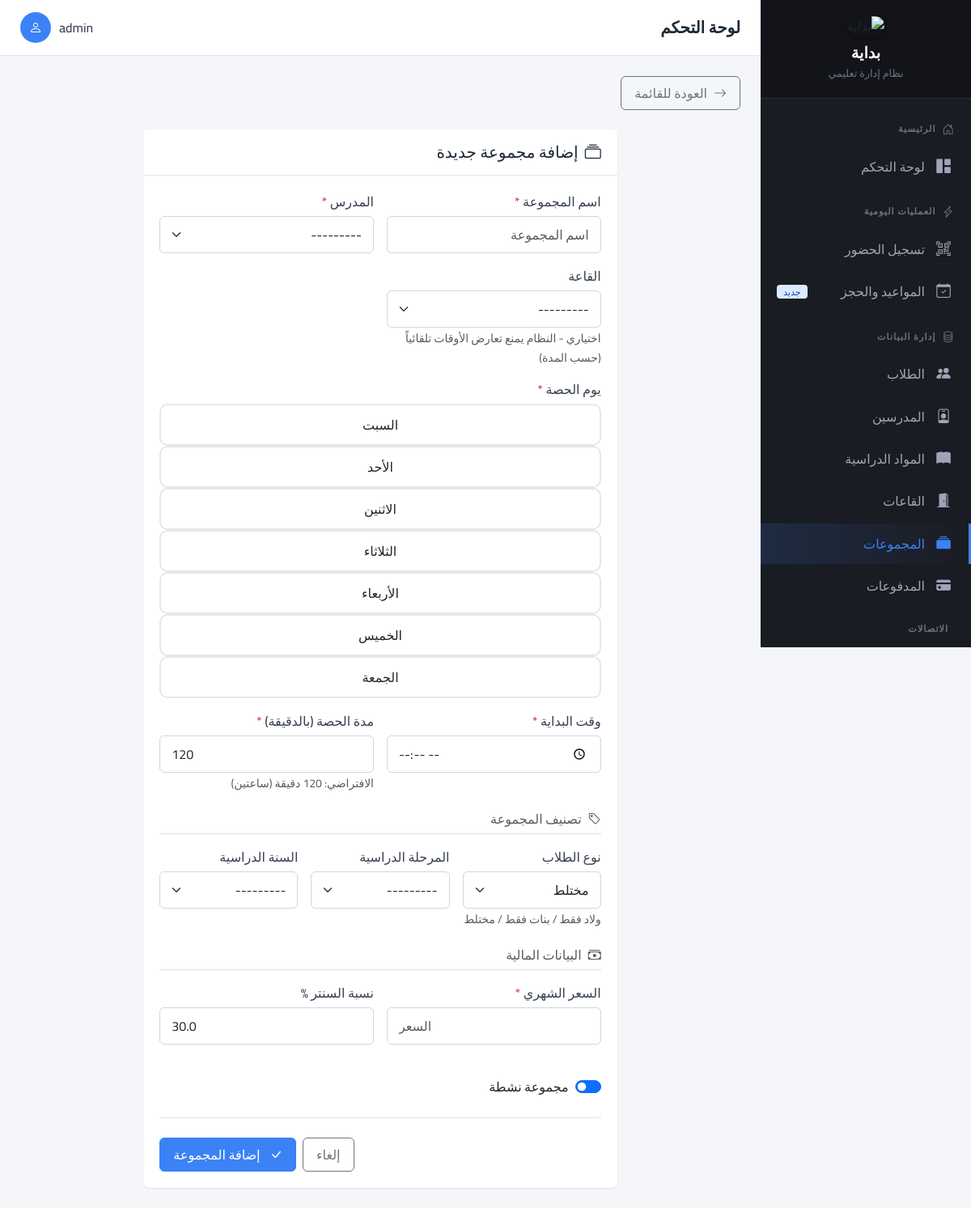
Page /teachers/groups/create/ (signed in) on the committed database.
### apps/accounts/models.py (models this page shows, shortened)
class User(AbstractUser):
    ROLE_CHOICES = [
        ('admin', 'مدير النظام'),
        ('supervisor', 'مشرف الحضور'),
        ('teacher', 'مدرس'),
    ]
    user_id = models.AutoField(primary_key=True)
    role = models.CharField(
        max_length=20,
        choices=ROLE_CHOICES,
        default='supervisor',
        verbose_name='الدور'
    )
    phone = models.CharField(
        max_length=17,
        blank=True,
        verbose_name='رقم الهاتف'
    )
    is_active = models.BooleanField(default=True)
    created_at = models.DateTimeField(auto_now_add=True)
    updated_at = models.DateTimeField(auto_now=True)
    class Meta:
        db_table = 'users'
        verbose_name = 'مستخدم'
        verbose_name_plural = 'المستخدمين'

### apps/teachers/models.py (models this page shows, shortened)
class Teacher(models.Model):
    teacher_id = models.AutoField(primary_key=True)
    full_name = models.CharField(max_length=255, verbose_name="اسم المدرس")
    phone = models.CharField(max_length=17, verbose_name="رقم الهاتف")
    email = models.EmailField(
        blank=True,
        null=True,
        unique=True,
        verbose_name="البريد الإلكتروني",
        help_text="حقل اختياري"
    )
    subjects = models.ManyToManyField(
        Subject,
        blank=True,
        related_name='teachers',
        verbose_name="التخصصات / المواد"
    )
    specialization = models.CharField(
        max_length=100,
        blank=True,
        verbose_name="التخصص (قديم)"
    )
    photo = models.ImageField(
        upload_to='teachers/photos/',
        blank=True,
        null=True,
        verbose_name="الصورة الشخصية",
        help_text="ضرورية لطباعة ظهر كارنيه الطالب"
    )
    hire_date = models.DateField(verbose_name="تاريخ التعيين")
    is_active = models.BooleanField(default=True, verbose_name="نشط")
    created_at = models.DateTimeField(auto_now_add=True)
    updated_at = models.DateTimeField(auto_now=True)
    class Meta:
        db_table = 'teachers'
        verbose_name = 'مدرس'
        verbose_name_plural = 'المدرسين'
        ordering = ['full_name']
    def __str__(self):
        return self.full_name

class Room(models.Model):
    room_id = models.AutoField(primary_key=True)
    name = models.CharField(max_length=100, unique=True, verbose_name="اسم القاعة")
    capacity = models.PositiveIntegerField(verbose_name="السعة القصوى")
    is_active = models.BooleanField(default=True, verbose_name="نشط")
    created_at = models.DateTimeField(auto_now_add=True)
    updated_at = models.DateTimeField(auto_now=True)
    class Meta:
        db_table = 'rooms'
        verbose_name = 'قاعة'
        verbose_name_plural = 'القاعات'
        ordering = ['name']
    def __str__(self):
        return self.name

### apps/teachers/views.py (the view)
# urls.py: path('groups/create/', views.group_create, name='group_create'),
@login_required
def group_create(request):
    if request.method == 'POST':
        form = GroupForm(request.POST)
        if form.is_valid():
            schedule_days_json = request.POST.get('schedule_days')
            if schedule_days_json:
                try:
                    import json
                    schedule_days = json.loads(schedule_days_json)
                except:
                    schedule_days = [form.cleaned_data.get('schedule_day')]
            else:
                schedule_days = [form.cleaned_data.get('schedule_day')]
            created_groups = []
            for i, day in enumerate(schedule_days):
                group_name = form.cleaned_data['group_name']
                if len(schedule_days) > 1:
                    day_ar = {
                        'Saturday': '(السبت)',
                        'Sunday': '(الأحد)',
                        'Monday': '(الاثنين)',
                        'Tuesday': '(الثلاثاء)',
                        'Wednesday': '(الأربعاء)',
                        'Thursday': '(الخميس)',
                        'Friday': '(الجمعة)',
                    }.get(day, '')
                    group_name = f"{group_name} {day_ar}"
                group = Group.objects.create(
                    group_name=group_name,
                    teacher=form.cleaned_data['teacher'],
                    room=form.cleaned_data.get('room'),
                    schedule_day=day,
                    schedule_time=form.cleaned_data['schedule_time'],
                    duration_minutes=form.cleaned_data['duration_minutes'],
                    gender_type=form.cleaned_data.get('gender_type', 'mixed'),
                    education_stage=form.cleaned_data.get('education_stage'),
                    education_year=form.cleaned_data.get('education_year'),
                    standard_fee=form.cleaned_data['standard_fee'],
                    center_percentage=form.cleaned_data.get('center_percentage', 30),
                    is_active=form.cleaned_data.get('is_active', True),
                )
                created_groups.append(group)
            if len(created_groups) > 1:
                messages.success(request, f'تم إضافة {len(created_groups)} مجموعات بنجاح')
            else:
                messages.success(request, 'تم إضافة المجموعة بنجاح')
            return redirect('teachers:group_list')
    else:
        form = GroupForm()
    return render(request, 'teachers/groups/form.html', {'form': form})

### templates/teachers/groups/form.html (shortened to what this page needs)
{% extends 'base.html' %}
{% block content %}
<div class="mb-4">
    <a href="{% url 'teachers:group_list' %}" class="btn btn-outline-secondary">
        <i class="bi bi-arrow-right me-2"></i>العودة للقائمة
    </a>
</div>
<div class="row justify-content-center">
    <div class="col-md-8">
        <div class="card">
            <div class="card-header">
                <h5 class="mb-0">
                    {% if group %}
                    <i class="bi bi-pencil me-2"></i>تعديل المجموعة - {{ group.group_name }}
                    {% else %}
                    <i class="bi bi-collection me-2"></i>إضافة مجموعة جديدة
                    {% endif %}
                </h5>
            </div>
            <div class="card-body">
                <form method="post">
                    <div class="row g-3">
                        <div class="col-md-6">
                            <label class="form-label">اسم المجموعة <span class="text-danger">*</span></label>
                            {{ form.group_name }}
                        </div>
                        <div class="col-md-6">
                            <label class="form-label">المدرس <span class="text-danger">*</span></label>
                            {{ form.teacher }}
                        </div>
                        <div class="col-md-6">
                            <label class="form-label">القاعة</label>
                            {{ form.room }}
                            <small class="text-muted">اختياري - النظام يمنع تعارض الأوقات تلقائياً (حسب المدة)</small>
                        </div>
                        <div class="col-md-12">
                            <label class="form-label">يوم الحصة <span class="text-danger">*</span></label>
                            <div class="multi-day-selector" id="daySelector">
                                <div class="day-checkbox">
                                    <label for="day_Saturday">السبت</label>
                                </div>
                                <div class="day-checkbox">
                                    <label for="day_Sunday">الأحد</label>
                                </div>
                                <div class="day-checkbox">
                                    <label for="day_Monday">الاثنين</label>
                                </div>
                                <div class="day-checkbox">
                                    <label for="day_Tuesday">الثلاثاء</label>
                                </div>
                                <div class="day-checkbox">
                                    <label for="day_Wednesday">الأربعاء</label>
                                </div>
                                <div class="day-checkbox">
                                    <label for="day_Thursday">الخميس</label>
                                </div>
                                <div class="day-checkbox">
                                    <label for="day_Friday">الجمعة</label>
                                </div>
                            </div>
                        </div>
                        <div class="col-md-6">
                            <label class="form-label">وقت البداية <span class="text-danger">*</span></label>
                            {{ form.schedule_time }}
                        </div>
                        <div class="col-md-6">
                            <label class="form-label">مدة الحصة (بالدقيقة) <span class="text-danger">*</span></label>
                            {{ form.duration_minutes }}
                            <small class="text-muted">الافتراضي: 120 دقيقة (ساعتين)</small>
                        </div>
                    </div>
                    <h6 class="mt-4 mb-3 text-muted border-bottom pb-2">
                        <i class="bi bi-tag me-2"></i>تصنيف المجموعة
                    </h6>
                    <div class="row g-3">
                        <div class="col-md-4">
                            <label class="form-label">نوع الطلاب</label>
                            {{ form.gender_type }}
                            <small class="text-muted">ولاد فقط / بنات فقط / مختلط</small>
                        </div>
                        <div class="col-md-4">
                            <label class="form-label">المرحلة الدراسية</label>
                            {{ form.education_stage }}
                        </div>
                        <div class="col-md-4">
                            <label class="form-label">السنة الدراسية</label>
                            {{ form.education_year }}
                        </div>
                    </div>
                    <h6 class="mt-4 mb-3 text-muted border-bottom pb-2">
                        <i class="bi bi-cash-stack me-2"></i>البيانات المالية
                    </h6>
                    <div class="row g-3">
                        <div class="col-md-6">
                            <label class="form-label">السعر الشهري <span class="text-danger">*</span></label>
                            {{ form.standard_fee }}
                        </div>
                        <div class="col-md-6">
                            <label class="form-label">نسبة السنتر %</label>
                            {{ form.center_percentage }}
                        </div>
                        <div class="col-md-6">
                            <div class="form-check form-switch mt-4">
                                {{ form.is_active }}
                                <label class="form-check-label">مجموعة نشطة</label>
                            </div>
                        </div>
                    </div>
                    <div class="border-top mt-4 pt-4">
                        <div class="d-flex gap-2 justify-content-end">
                            <a href="{% url 'teachers:group_list' %}" class="btn btn-outline-secondary">إلغاء</a>
                            <button type="submit" class="btn btn-primary">
                                <i class="bi bi-check-lg me-2"></i>
                                {% if group %}حفظ التغييرات{% else %}إضافة المجموعة{% endif %}
                            </button>
                        </div>
                    </div>
                </form>
            </div>
        </div>
    </div>
</div>
{% endblock %}

### templates/base.html (shortened to what this page needs)
<!DOCTYPE html>
<html lang="ar" dir="rtl">
<head>
    <link href="https://cdn.jsdelivr.net/npm/bootstrap@5.3.2/dist/css/bootstrap.rtl.min.css" rel="stylesheet">
    <link rel="stylesheet" href="https://cdn.jsdelivr.net/npm/bootstrap-icons@1.11.1/font/bootstrap-icons.css">
</head>
<body>
    <aside class="sidebar" id="sidebar">
        <div class="sidebar-header">
            <img src="https://quant1.b-cdn.net/R3TXa5heKSHw.jpeg" alt="بداية" class="sidebar-logo">
            <h4>بداية</h4>
            <span>نظام إدارة تعليمي</span>
        </div>
        <nav class="sidebar-menu">
            <div class="menu-section">
                <div class="menu-header">
                    <i class="bi bi-house-door"></i>
                    الرئيسية
                </div>
                <a href="{% url 'reports:dashboard' %}" class="menu-item {% if request.resolver_match.namespace == 'reports' and request.resolver_match.url_name == 'dashboard' %}active{% endif %}">
                    <i class="bi bi-grid-1x2-fill"></i>
                    <span>لوحة التحكم</span>
                </a>
            </div>
            <div class="menu-section">
                <div class="menu-header">
                    <i class="bi bi-lightning-charge"></i>
                    العمليات اليومية
                </div>
                <a href="{% url 'attendance:scanner' %}" class="menu-item {% if request.resolver_match.url_name == 'scanner' %}active{% endif %}">
                    <i class="bi bi-qr-code-scan"></i>
                    <span>تسجيل الحضور</span>
                </a>
                <a href="{% url 'teachers:booking_search' %}" class="menu-item {% if 'booking' in request.resolver_match.url_name %}active{% endif %}">
                    <i class="bi bi-calendar-check"></i>
                    <span>المواعيد والحجز</span>
                    <span class="badge bg-primary">جديد</span>
                </a>
            </div>
            <div class="menu-section">
                <div class="menu-header">
                    <i class="bi bi-database"></i>
                    إدارة البيانات
                </div>
                <a href="{% url 'students:list' %}" class="menu-item {% if request.resolver_match.namespace == 'students' %}active{% endif %}">
                    <i class="bi bi-people-fill"></i>
                    <span>الطلاب</span>
                </a>
                <a href="{% url 'teachers:list' %}" class="menu-item ">
                    <i class="bi bi-person-badge"></i>
                    <span>المدرسين</span>
                </a>
                <a href="{% url 'teachers:subject_list' %}" class="menu-item {% if 'subject' in request.resolver_match.url_name %}active{% endif %}">
                    <i class="bi bi-book-fill"></i>
                    <span>المواد الدراسية</span>
                </a>
                <a href="{% url 'teachers:room_list' %}" class="menu-item {% if 'room' in request.resolver_match.url_name %}active{% endif %}">
                    <i class="bi bi-door-open-fill"></i>
                    <span>القاعات</span>
                </a>
                <a href="{% url 'teachers:group_list' %}" class="menu-item {% if 'group' in request.resolver_match.url_name %}active{% endif %}">
                    <i class="bi bi-collection-fill"></i>
                    <span>المجموعات</span>
                </a>
                <a href="{% url 'payments:list' %}" class="menu-item {% if request.resolver_match.namespace == 'payments' %}active{% endif %}">
                    <i class="bi bi-credit-card-fill"></i>
                    <span>المدفوعات</span>
                </a>
            </div>
            <div class="menu-section">
                <div class="menu-header">
                    الاتصالات
                </div>
                <a href="{% url 'notifications:whatsapp_dashboard' %}" class="menu-item {% if 'whatsapp' in request.path %}active{% endif %}">
                </a>
            </div>
        </nav>
    </aside>
    <div class="main-wrapper">
        <header class="top-header">
            <div class="d-flex align-items-center">
                <h1 class="page-title">{% block page_title %}لوحة التحكم{% endblock %}</h1>
            </div>
            {% if user.is_authenticated %}
            <div class="user-info">
                <span class="user-name">{{ user.get_full_name|default:user.username }}</span>
                <div class="user-avatar">
                    <i class="bi bi-person"></i>
                </div>
            </div>
            {% endif %}
        </header>
        <main class="content-area">
            {% block content %}{% endblock %}
        </main>
    </div>
</body>
</html>

### rows in the picture
User: get_full_name "admin"
Teacher: teacher "---------"
Room: room "---------"
